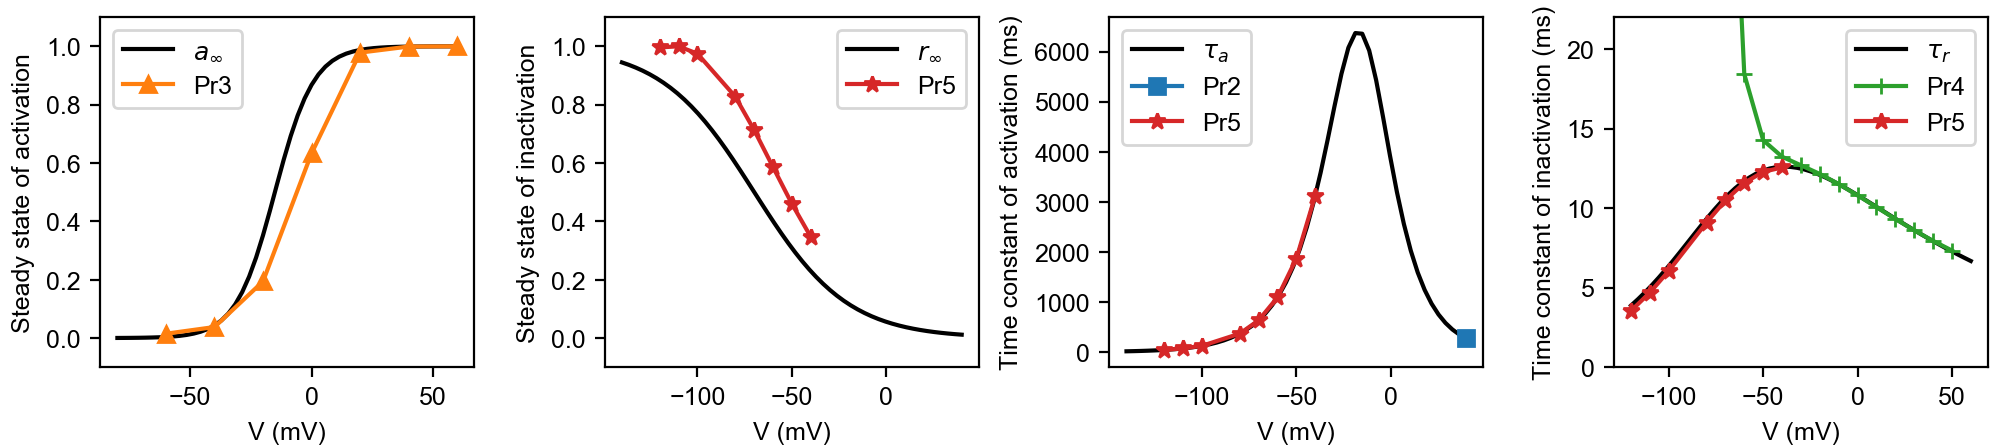

Python code for this plot:
#!/usr/bin/env python3
#
# Figure: Simulated summary statistics don't match model variables
#
from __future__ import division, print_function
import os
import sys
import numpy as np
#import myokit
import matplotlib
import matplotlib.pyplot as plt
from matplotlib.gridspec import GridSpec
from matplotlib.gridspec import GridSpecFromSubplotSpec as SubGridSpec

# Load project modules
sys.path.append(os.path.abspath(os.path.join('..', '..', 'python')))
import plots
import results
import sumstat

base = os.path.splitext(os.path.basename(__file__))[0]
cell = 5


# Load Beattie et al. parameters for selected cell
parameters = results.load_kylie_parameters(5)

# Simulate all protocols for this cell/param combo
pr2, pr3, pr4, pr5 = sumstat.simulate_pr2345(cell, parameters)

# Set font
font = {'family': 'arial', 'size': 9}
matplotlib.rc('font', **font)

# Matplotlib figure sizes are in inches
def mm(*size):
    return tuple(x / 25.4 * 1.5 for x in size)

# Create figure
fig = plt.figure(figsize=mm(170, 38), dpi=200)
fig.subplots_adjust(0.05, 0.18, 0.99, 0.96)
grid = GridSpec(1, 4, wspace=0.35)

marker = '??s^+*'
color = ['k', 'k', 'tab:blue', 'tab:orange', 'tab:green', 'tab:red']

# a_inf
ax0 = fig.add_subplot(grid[0, 0])
ax0.set_xlabel('V (mV)')
ax0.set_ylabel('Steady state of activation')
ax0.set_ylim(-0.1, 1.1)
v = np.linspace(-80, 60)
ra = sumstat.model_steady_state_activation(v, parameters)
ax0.plot(v, ra, label='$a_\infty$', color=color[0])
v, ra = sumstat.steady_state_activation_pr3(cell, pr3)
ax0.plot(v, ra, label='Pr3', color=color[3], marker=marker[3])
ax0.legend(loc='upper left')

# r_inf
ax1 = fig.add_subplot(grid[0, 1])
ax1.set_xlabel('V (mV)')
ax1.set_ylabel('Steady state of inactivation')
ax1.set_ylim(-0.1, 1.1)
v = np.linspace(-140, 40)
ri = sumstat.model_steady_state_inactivation(v, parameters)
ax1.plot(v, ri, label='$r_\infty$', color=color[0])
v, ri = sumstat.steady_state_inactivation_pr5(cell, pr5)
ax1.plot(v, ri, label='Pr5', color=color[5], marker=marker[5])
ax1.legend(loc='upper right')

# tau_a
ax2 = fig.add_subplot(grid[0, 2])
ax2.set_xlabel('V (mV)')
ax2.set_ylabel('Time constant of activation (ms)')
v = np.linspace(-140, 40)
ta = sumstat.model_time_constant_of_activation(v, parameters)
ax2.plot(v, ta, label='$\\tau_a$', color=color[0])
v, ta = sumstat.time_constant_of_activation_pr2(cell, pr2)
ax2.plot(v, ta, label='Pr2', color=color[2], marker=marker[2])
v, ta = sumstat.time_constant_of_activation_pr5(cell, pr5)
ax2.plot(v, ta, label='Pr5', color=color[5], marker=marker[5])
ax2.legend(loc='upper left')

# tau_r
ax3 = fig.add_subplot(grid[0, 3])
ax3.set_xlabel('V (mV)')
ax3.set_ylabel('Time constant of inactivation (ms)')
v = np.linspace(-120, 60)
tr = sumstat.model_time_constant_of_inactivation(v, parameters)
ax3.plot(v, tr, label='$\\tau_r$', color=color[0])
v, tr = sumstat.time_constant_of_inactivation_pr4(cell, pr4)
ax3.plot(v, tr, label='Pr4', color=color[4], marker=marker[4])
v, tr = sumstat.time_constant_of_inactivation_pr5(cell, pr5)
ax3.plot(v, tr, label='Pr5', color=color[5], marker=marker[5])
ax3.set_ylim(0, 22)
ax3.legend(loc='upper right')


# Finalise
plt.savefig(base + '.png')
plt.savefig(base + '.pdf')

#plt.show()
